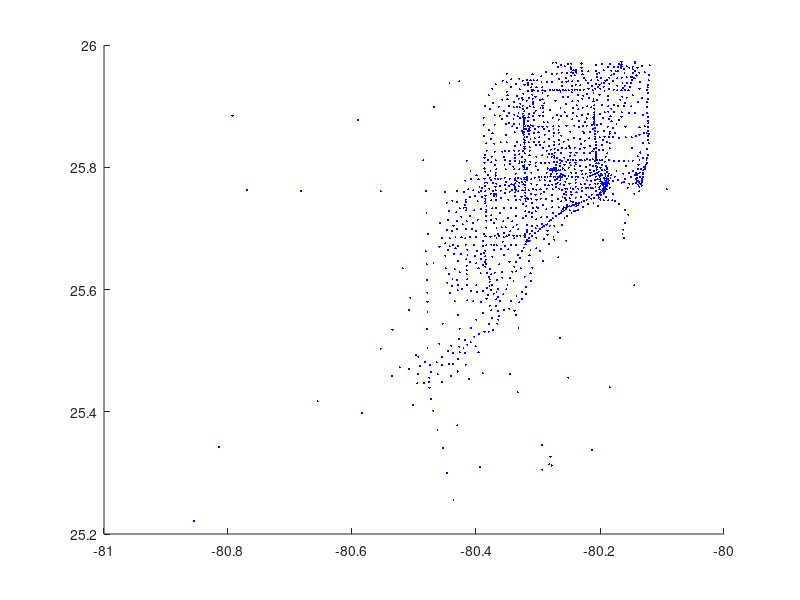

The MATLAB source for this figure: (Note: this script raises an error after producing the figure.)

clc;
clear all;

load('C.mat');
load ('D.mat');
lat1 = D(:,2);
lon1 = D(:,1);
lat = C(:,2);
   lon = C(:,1);
   hold on;
   
   %plot(lon1, lat1, '*b', 'MarkerSize', 4)
   plot(lon, lat, '.b', 'MarkerSize', 5)
   legend('Crowed Source data','Filtered Towers = 1434','Location','NW')
  plot_google_map('MapScale', 1)
  hold off;
